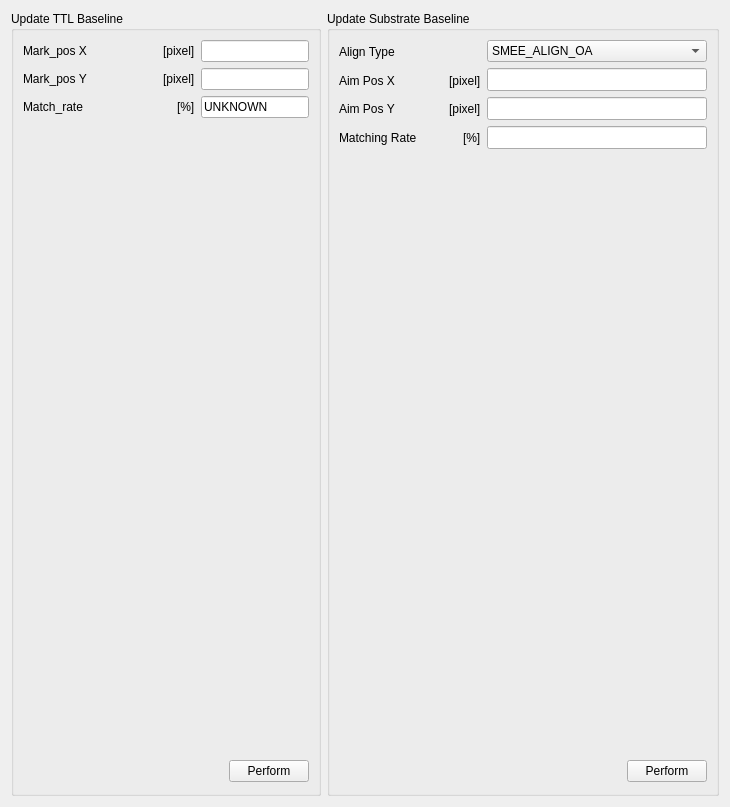
     <widget class="QWidget" name="tab_7">
      <attribute name="title">
       <string>Update Baseline</string>
      </attribute>
      <layout class="QGridLayout" name="gridLayout_2">
       <item row="0" column="0">
        <widget class="QGroupBox" name="EC4T_update_ttl_baseline_qgb">
         <property name="title">
          <string>Update TTL Baseline</string>
         </property>
         <layout class="QGridLayout" name="_7">
          <item row="3" column="0">
           <spacer>
            <property name="orientation">
             <enum>Qt::Vertical</enum>
            </property>
            <property name="sizeHint" stdset="0">
             <size>
              <width>172</width>
              <height>431</height>
             </size>
            </property>
           </spacer>
          </item>
          <item row="0" column="0">
           <layout class="QHBoxLayout" name="_8">
            <item>
             <widget class="QLabel" name="EC4T_update_ttl_baseline__ttl_baseline_result_p_AE_ref_pos_x_qlb">
              <property name="text">
               <string>Mark_pos X</string>
              </property>
             </widget>
            </item>
            <item>
             <spacer>
              <property name="orientation">
               <enum>Qt::Horizontal</enum>
              </property>
              <property name="sizeHint" stdset="0">
               <size>
                <width>40</width>
                <height>20</height>
               </size>
              </property>
             </spacer>
            </item>
            <item>
             <widget class="QLabel" name="EC4T_update_ttl_baseline__ttl_baseline_result_p_AE_ref_pos_x_qlb_2">
              <property name="text">
               <string>[pixel]</string>
              </property>
             </widget>
            </item>
           </layout>
          </item>
          <item row="0" column="1">
           <widget class="SMEE::StatusLine" name="EC4T_update_ttl_baseline__ttl_baseline_result_p_Mark_pos_x_qle"/>
          </item>
          <item row="1" column="0">
           <layout class="QHBoxLayout" name="_9">
            <item>
             <widget class="QLabel" name="EC4T_update_ttl_baseline__ttl_baseline_result_p_AE_ref_pos_y_qlb">
              <property name="text">
               <string>Mark_pos Y</string>
              </property>
             </widget>
            </item>
            <item>
             <spacer>
              <property name="orientation">
               <enum>Qt::Horizontal</enum>
              </property>
              <property name="sizeHint" stdset="0">
               <size>
                <width>40</width>
                <height>20</height>
               </size>
              </property>
             </spacer>
            </item>
            <item>
             <widget class="QLabel" name="EC4T_update_ttl_baseline__ttl_baseline_result_p_AE_ref_pos_y_qlb_2">
              <property name="text">
               <string>[pixel]</string>
              </property>
             </widget>
            </item>
           </layout>
          </item>
          <item row="1" column="1">
           <widget class="SMEE::StatusLine" name="EC4T_update_ttl_baseline__ttl_baseline_result_p_Mark_pos_y_qle"/>
          </item>
          <item row="2" column="0">
           <layout class="QHBoxLayout" name="_10">
            <item>
             <widget class="QLabel" name="EC4T_update_ttl_baseline__ttl_baseline_result_p_AE_ref_pos_y_qlb_3">
              <property name="text">
               <string>Match_rate</string>
              </property>
             </widget>
            </item>
            <item>
             <spacer>
              <property name="orientation">
               <enum>Qt::Horizontal</enum>
              </property>
              <property name="sizeHint" stdset="0">
               <size>
                <width>40</width>
                <height>20</height>
               </size>
              </property>
             </spacer>
            </item>
            <item>
             <widget class="QLabel" name="EC4T_update_ttl_baseline__ttl_baseline_result_p_AE_ref_pos_y_qlb_4">
              <property name="text">
               <string>[%]</string>
              </property>
             </widget>
            </item>
           </layout>
          </item>
          <item row="2" column="1">
           <widget class="SMEE::StatusLine" name="EC4T_update_ttl_baseline__ttl_baseline_result_p_Match_rate_qle">
            <property name="text">
             <string>UNKNOWN</string>
            </property>
           </widget>
          </item>
          <item row="4" column="0" colspan="2">
           <layout class="QVBoxLayout" name="_11">
            <item>
             <layout class="QHBoxLayout" name="_12">
              <item>
               <spacer>
                <property name="orientation">
                 <enum>Qt::Horizontal</enum>
                </property>
                <property name="sizeHint" stdset="0">
                 <size>
                  <width>40</width>
                  <height>25</height>
                 </size>
                </property>
               </spacer>
              </item>
              <item>
               <widget class="SMEE::PerformButton" name="EC4T_update_ttl_baseline_qpb">
                <property name="text">
                 <string>Perform</string>
                </property>
               </widget>
              </item>
             </layout>
            </item>
           </layout>
          </item>
         </layout>
        </widget>
       </item>
       <item row="0" column="1">
        <widget class="QGroupBox" name="EC4T_update_wa_baseline_qgb">
         <property name="title">
          <string>Update Substrate Baseline</string>
         </property>
         <layout class="QGridLayout" name="gridLayout">
          <item row="0" column="0">
           <layout class="QHBoxLayout" name="_2">
            <item>
             <widget class="QLabel" name="EC4T_update_wa_baseline__align_type_qlb">
              <property name="text">
               <string>Align Type</string>
              </property>
             </widget>
            </item>
            <item>
             <spacer>
              <property name="orientation">
               <enum>Qt::Horizontal</enum>
              </property>
              <property name="sizeHint" stdset="0">
               <size>
                <width>40</width>
                <height>20</height>
               </size>
              </property>
             </spacer>
            </item>
            <item>
             <widget class="QLabel" name="EC4T_update_wa_baseline__align_type_qlb_2">
              <property name="text">
               <string/>
              </property>
             </widget>
            </item>
           </layout>
          </item>
          <item row="0" column="1" rowspan="4">
           <layout class="QVBoxLayout" name="verticalLayout">
            <item>
             <widget class="QComboBox" name="EC4T_update_wa_baseline__align_type_qcb">
              <property name="minimumSize">
               <size>
                <width>220</width>
                <height>22</height>
               </size>
              </property>
              <item>
               <property name="text">
                <string>SMEE_ALIGN_OA</string>
               </property>
              </item>
              <item>
               <property name="text">
                <string>SMEE_ALIGN_WBA</string>
               </property>
              </item>
              <item>
               <property name="text">
                <string>SMEE_ALIGN_DT</string>
               </property>
              </item>
              <item>
               <property name="text">
                <string>SMEE_ALIGN_NONE</string>
               </property>
              </item>
              <item>
               <property name="text">
                <string>SMEE_ALIGN_TTL</string>
               </property>
              </item>
             </widget>
            </item>
            <item>
             <widget class="SMEE::StatusLine" name="EC4T_update_wa_baseline__oa_baseline_result_p_aim_pos_x_qle">
              <property name="minimumSize">
               <size>
                <width>220</width>
                <height>23</height>
               </size>
              </property>
             </widget>
            </item>
            <item>
             <widget class="SMEE::StatusLine" name="EC4T_update_wa_baseline__oa_baseline_result_p_aim_pos_y_qle">
              <property name="minimumSize">
               <size>
                <width>220</width>
                <height>23</height>
               </size>
              </property>
             </widget>
            </item>
            <item>
             <widget class="SMEE::StatusLine" name="EC4T_update_wa_baseline__oa_baseline_result_p_matching_rate_qle">
              <property name="minimumSize">
               <size>
                <width>220</width>
                <height>23</height>
               </size>
              </property>
             </widget>
            </item>
           </layout>
          </item>
          <item row="1" column="0">
           <layout class="QHBoxLayout" name="_3">
            <item>
             <widget class="QLabel" name="EC4T_update_wa_baseline__oa_baseline_result_p_aim_pos_x_qlb">
              <property name="text">
               <string>Aim Pos X</string>
              </property>
             </widget>
            </item>
            <item>
             <spacer>
              <property name="orientation">
               <enum>Qt::Horizontal</enum>
              </property>
              <property name="sizeHint" stdset="0">
               <size>
                <width>40</width>
                <height>20</height>
               </size>
              </property>
             </spacer>
            </item>
            <item>
             <widget class="QLabel" name="EC4T_update_wa_baseline__oa_baseline_result_p_aim_pos_x_qlb_2">
              <property name="text">
               <string>[pixel]</string>
              </property>
             </widget>
            </item>
           </layout>
          </item>
          <item row="2" column="0">
           <layout class="QHBoxLayout" name="_4">
            <item>
             <widget class="QLabel" name="EC4T_update_wa_baseline__oa_baseline_result_p_aim_pos_y_qlb">
              <property name="text">
               <string>Aim Pos Y</string>
              </property>
             </widget>
            </item>
            <item>
             <spacer>
              <property name="orientation">
               <enum>Qt::Horizontal</enum>
              </property>
              <property name="sizeHint" stdset="0">
               <size>
                <width>40</width>
                <height>20</height>
               </size>
              </property>
             </spacer>
            </item>
            <item>
             <widget class="QLabel" name="EC4T_update_wa_baseline__oa_baseline_result_p_aim_pos_y_qlb_2">
              <property name="text">
               <string>[pixel]</string>
              </property>
             </widget>
            </item>
           </layout>
          </item>
          <item row="3" column="0">
           <layout class="QHBoxLayout" name="_5">
            <item>
             <widget class="QLabel" name="EC4T_update_wa_baseline__oa_baseline_result_p_matching_rate_qlb">
              <property name="text">
               <string>Matching Rate</string>
              </property>
             </widget>
            </item>
            <item>
             <spacer>
              <property name="orientation">
               <enum>Qt::Horizontal</enum>
              </property>
              <property name="sizeHint" stdset="0">
               <size>
                <width>40</width>
                <height>20</height>
               </size>
              </property>
             </spacer>
            </item>
            <item>
             <widget class="QLabel" name="EC4T_update_wa_baseline__oa_baseline_result_p_matching_rate_qlb_2">
              <property name="text">
               <string>[%]</string>
              </property>
             </widget>
            </item>
           </layout>
          </item>
          <item row="4" column="1">
           <spacer name="verticalSpacer">
            <property name="orientation">
             <enum>Qt::Vertical</enum>
            </property>
            <property name="sizeHint" stdset="0">
             <size>
              <width>20</width>
              <height>604</height>
             </size>
            </property>
           </spacer>
          </item>
          <item row="5" column="1">
           <layout class="QHBoxLayout" name="_6">
            <item>
             <spacer>
              <property name="orientation">
               <enum>Qt::Horizontal</enum>
              </property>
              <property name="sizeHint" stdset="0">
               <size>
                <width>40</width>
                <height>25</height>
               </size>
              </property>
             </spacer>
            </item>
            <item>
             <widget class="SMEE::PerformButton" name="EC4T_update_wa_baseline_qpb">
              <property name="text">
               <string>Perform</string>
              </property>
             </widget>
            </item>
           </layout>
          </item>
         </layout>
        </widget>
       </item>
      </layout>
     </widget>
